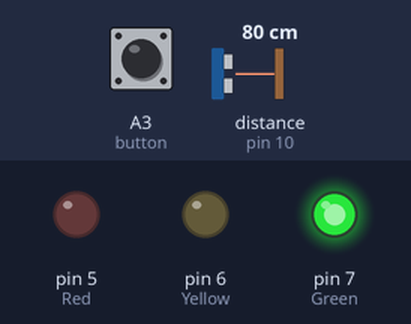
The sketch below on a simulated Arduino Uno, built with avr-gcc and run on an emulated ATmega328P. Parts: output pins drawn as LEDs (lit = HIGH). Wiring (inferred from the names in the program): ultrasonic range finder: trigger pin 9; echo pin 10. Inputs (shaded band) come from the test bench; at power-on: A3 (button) HIGH, distance to the obstacle (sensor on pin 10) 80 cm. The echo pulse lasts 58.3 µs per cm; pins used as bus, display or sensor lines are not drawn.

Above: at 0.1 s.
At 11.4 s:
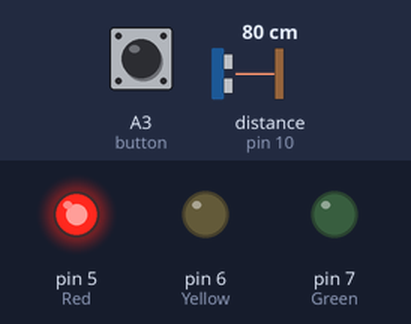
11.5 s: A3 (button) pulled LOW for 0.15 s
At 12.5 s:
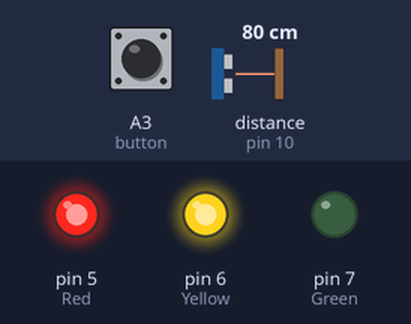
Timing chart, 0 to 21.0 s (numbered marks = the images above; inputs shaded):
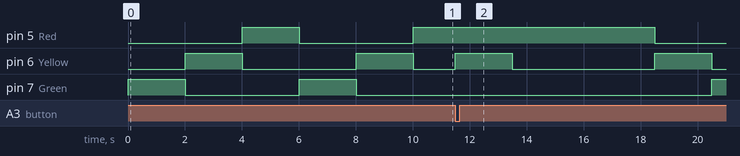

Measured:
- by itself, pin 6 (Yellow), pin 7 (Green): alternates HIGH for 2.0 s and LOW for 4.0 s

The sketch:

task_shortcircuit_year_2_123ee0342_achutha_thyagaraju.ino
```cpp
// Pin
int Red = 5;
int Yellow = 6;
int Green = 7;
int button = A3;

const int trigPin = 9;
const int echoPin = 10;

long duration;
int distance;
bool vehicleDetected = false;
unsigned long noVehicleStart = 0;

void setup() {
  pinMode(Red, OUTPUT);
  pinMode(Yellow, OUTPUT);
  pinMode(Green, OUTPUT);
  pinMode(button, INPUT_PULLUP);

  pinMode(trigPin, OUTPUT);
  pinMode(echoPin, INPUT);
}

void loop() {
  vehicleDetected = checkVehicle();

  if (!vehicleDetected) {
    if (noVehicleStart == 0) {
      noVehicleStart = millis(); // Start counting time
    } else if (millis() - noVehicleStart >= 30000) { // 30 seconds
      stayRedMode();
      return;
    }
  } else {
    noVehicleStart = 0; // Reset counter if a vehicle is detected
  }

  // Traffic Light
  if (digitalRead(button) == LOW) {
    pedestrian();
  }
  changeLights(Green, 2000);

  if (digitalRead(button) == LOW) {
    pedestrian();
  }
  changeLights(Yellow, 2000);

  if (digitalRead(button) == LOW) {
    pedestrian();
  }
  changeLights(Red, 2000);
}

// pedestrian
void changeLights(int activeLight, int delayTime) {
  digitalWrite(Red, (activeLight == Red) ? HIGH : LOW);
  digitalWrite(Yellow, (activeLight == Yellow) ? HIGH : LOW);
  digitalWrite(Green, (activeLight == Green) ? HIGH : LOW);

  unsigned long start = millis();
  while (millis() - start < delayTime) {
    if (digitalRead(button) == LOW) {
      pedestrian();
      return;
    }
  }
}


void pedestrian() {
  digitalWrite(Green, LOW);
  digitalWrite(Yellow, HIGH);
  delay(2000);
  digitalWrite(Yellow, LOW);
  digitalWrite(Red, HIGH);
  delay(5000);


  digitalWrite(Red, LOW);
  digitalWrite(Yellow, HIGH);
  delay(2000);
  digitalWrite(Yellow, LOW);
  digitalWrite(Green, HIGH);
  delay(2000);
}

//detect vehicle
bool checkVehicle() {
  digitalWrite(trigPin, LOW);
  delayMicroseconds(2);
  digitalWrite(trigPin, HIGH);
  delayMicroseconds(10);
  digitalWrite(trigPin, LOW);

  duration = pulseIn(echoPin, HIGH);
  distance = duration * 0.034 / 2; // Convert to cm

  return (distance > 0 && distance < 50); // Vehicle detected if distance < 50cm
}

//no vehicle detected
void stayRedMode() {
  digitalWrite(Red, HIGH);
  digitalWrite(Yellow, LOW);
  digitalWrite(Green, LOW);

  while (!checkVehicle()) {
    delay(500);
  }
}
```
